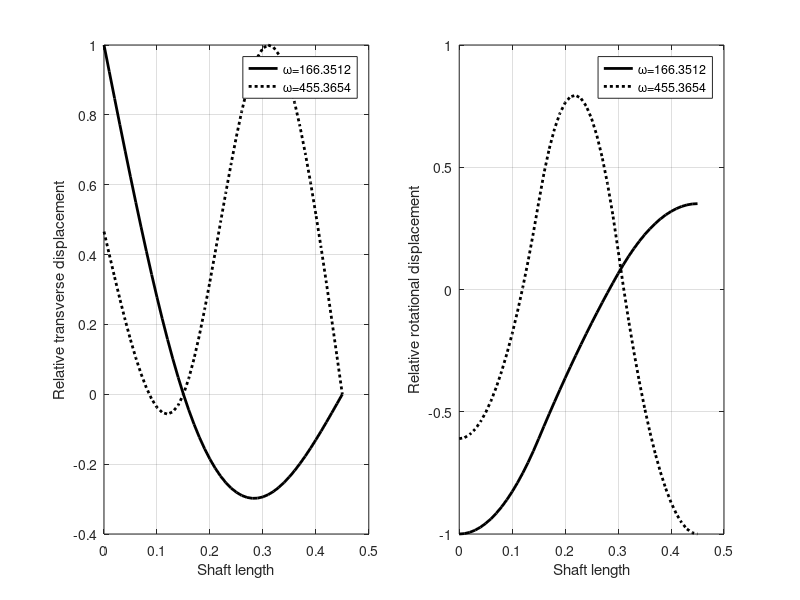

Recreate this plot in MATLAB.
clearvars;
clc;

%% input
E = 2.1e+11;
d = 0.015;        %shaft dia
rho = 0;        %shaft density

md1 = 5; % in kg
Id1 = 0; %md1*D1^2/16; % in kg-m^2

md2 = 8;
Id2 = 0;

mass = [1,   md1,   Id1;
        3,   md2,   Id2];  %1st column node 2nd colum mass 3rd column Id

nele = 3;
connect = [1, 1, 2;
           2, 2, 3;
           3, 3, 4];   % First Column is element number
                  % Second & Third Column are Nodes (in sequence)
coord = [1, 0;       % first column node second column x coodinate
         2, 0.15;
         3, 0.30;
         4, 0.45];
       

bc_data = [2, 1;     % First Column is Node number
           4, 1];     % Second column is prescribed local dof
                    % dof 1 for v and 2 for phi

% Mass an stifness matrix

M = zeros(2*(nele+1));
K = zeros(2*(nele+1));

for i= 1:nele
    nd1 = connect(i,2);
    nd2 = connect(i,3);
    x1  = coord(nd1,2);
    x2  = coord(nd2,2);
    l = x2-x1;
    A=pi*d^2/4;
    m(:,:,i) = rho*A*l/420*[156     22*l    54      -13*l;
                            22*l    4*l^2   13*l    -3*l^2;
                            54      13*l    156     -22*l;
                            -13*l   -3*l^2  -22*l   4*l^2];
    if size(mass)>0                    
    if any(mass(:,1)==nd1)      %checking for disc at left node of element
        ii = find(mass(:,1)==nd1);
        m(1,1,i) = m(1,1,i) + mass(ii,2);
        m(2,2,i) = m(2,2,i) + mass(ii,3);
    end
    if i==nele                  % checking for disc at right side of last element
        if any(mass(:,1)==nd2)
            ii = find(mass(:,1)==nd2);
            m(3,3,i) = m(3,3,i) + mass(ii,2);
            m(4,4,i) = m(4,4,i) + mass(ii,3);
        end
    end
    end
       
    I =pi*d^4/64;
   
    k(:,:,i) = E*I/l^3 *[12     6*l     -12     6*l;
                         6*l    4*l^2   -6*l    2*l^2;
                         -12    -6*l    12      -6*l;
                         6*l    2*l^2   -6*l    4*l^2];
                     
    %Assembly
   
    vec = [2*nd1-1, 2*nd1, 2*nd2-1, 2*nd2];
    M(vec,vec) = M(vec,vec)+ m(:,:,i);
    K(vec,vec) = K(vec,vec)+ k(:,:,i);
end

% imposition of boundary condition
supp_dof = [];      % dof to be suppressed.
for i = 1:size(bc_data,1)
    nd = bc_data(i,1);
    dof = bc_data(i,2);
    Gdof = 2*(nd-1)+dof;        %finding the global DOF of given BC
    supp_dof = [supp_dof , Gdof];
end

supp_dof = sort(supp_dof);


% Reducing Global matrix (Imposition of Boundary condition)
% ---------------------------------------------------------
K_red = K;
M_red = M;
for i = 1:size(supp_dof,2)
    dof = supp_dof(i);  %Getting the Global DOF of Given BC
    if (dof == 1)       %Loop for reducing global matrix
        K_red = K_red(dof+1:end, dof+1:end);
        M_red = M_red(dof+1:end, dof+1:end);
    elseif (dof == 2*(nele+1))
            K_red = K_red(1:dof-1, 1:dof-1);
            M_red = M_red(1:dof-1, 1:dof-1);
    else
        K_red = K_red([1:dof-1, dof+1:end],[1:dof-1, dof+1:end]);
        M_red = M_red([1:dof-1, dof+1:end],[1:dof-1, dof+1:end]);
    end
    if (i~=size(supp_dof,2))    %for considering the already reduced steps
        supp_dof(i+1:end) = supp_dof(i+1:end)-1;
    end
end

D = K_red\M_red;
[eig_vec,eig_val] = eig(D);
mode = [];
wnf=[];
for i=1:size(eig_val,2)
    if eig_val(i,i)~=0
        wnf = [wnf,sqrt(1/eig_val(i,i))];
        mode = [mode, eig_vec(:,i)];%/max(abs(eig_vec(:,i)))];
    end
end

for i =1:length(wnf)-1      %arranging in asceending order
    if wnf(i)>wnf(i+1)
        temp_wnf = wnf(i);
        wnf(i) = wnf(i+1);
        wnf(i+1) = temp_wnf;
        temp_mode(:,1) = mode(:,i);
        mode(:,i) = mode(:,i+1);
        mode(:,i+1) = temp_mode(:,1);
    end
end
wnf
% updating boundary condition

for i = 1:size(bc_data,1)
    nd = bc_data(i,1);
    dof = bc_data(i,2);
    Gdof = 2*(nd-1)+dof;    %Finding global DOF
    if Gdof ==1
        mode = [zeros(1,size(mode,2));mode];
    else
        mode = [mode((1:Gdof-1),:);zeros(1,size(mode,2));mode((Gdof:end),:)];
    end
end

% Post processing


for i =1:length(wnf)
    x = [];
    v=[];
    phi=[];
    for ii= 1:nele
        nd1 = connect(ii,2);
        nd2 = connect(ii,3);
        x1  = coord(nd1,2);
        x2  = coord(nd2,2);
        l = x2-x1;
        x_n =x1:(x2-x1)/15:x2;
        v_n=[];
        phi_n=[];
        eta = mode(2*nd1-1:2*nd2,i);
        for j =1:length(x_n)
            z = x_n(j)-x1;
            N(1) = 1-(3*z^2/l^2)+(2*z^3/l^3);
            N(2) = z-(2*z^2/l)+(z^3/l^2);
            N(3) = (3*z^2/l^2)-(2*z^3/l^3);          
            N(4) = -(z^2/l)+(z^3/l^2);
            v_n(j) = N*eta;
            dN(1) = (-6*z/l^2)+(6*z^2/l^3);
            dN(2) = 1-(4*z/l)+(3*z^2/l^2);
            dN(3) = (6*z/l^2)-(6*z^2/l^3);
            dN(4) = (-2*z/l)+(3*z^2/l^2);
            phi_n(j) = dN*eta;
        end
        x = [x,x_n];
        v = [v,v_n];
        phi = [phi,phi_n];
    end
    V(:,i) = v'/max(abs(v));
    phi_x(:,i)  = phi'/max(abs(phi));

end

% ploting mode shape upto 4th mode

h = figure(1);
set(gcf, 'Position', get(0,'Screensize'));
subplot(1,2,1)

if(size(V,2) < 4)
    nmode = size(V,2);
else
    nmode = 4;
end


for i = 1:nmode
    if(i ==1)
        plot(x,V(:,i), '-k', 'LineWidth', 2, 'DisplayName',['\omega=',num2str(wnf(i))]);
    elseif (i ==2)
         plot(x,V(:,i), ':k', 'LineWidth', 2, 'DisplayName',['\omega=',num2str(wnf(i))]);
    elseif (i ==3)
         plot(x,V(:,i),'-.k', 'LineWidth', 2, 'DisplayName',['\omega=',num2str(wnf(i))]);
    elseif (i ==4)
         plot(x,V(:,i), '--k', 'LineWidth', 2, 'DisplayName',['\omega=',num2str(wnf(i))]);
    else
         plot(x,V(:,i), 'DisplayName',['\omega=',num2str(wnf(i))]);
    end
         
         
    hold on;
end
grid on;
%title ('Relative Transverse displacement with shaft length','fontsize',16);
ylabel('Relative transverse displacement');
xlabel('Shaft length');
legend('show');
hold on
subplot(1,2,2)
for i = 1:nmode
    if (i == 1)
        plot(x,phi_x(:,i), '-k' , 'LineWidth', 2,'DisplayName',['\omega=',num2str(wnf(i))]);
    elseif (i == 2)
        plot(x,phi_x(:,i), ':k' , 'LineWidth', 2,'DisplayName',['\omega=',num2str(wnf(i))]);
    elseif (i == 3)
        plot(x,phi_x(:,i), '-.k' , 'LineWidth', 2,'DisplayName',['\omega=',num2str(wnf(i))]);
    elseif (i == 2)
        plot(x,phi_x(:,i), '--k' , 'LineWidth', 2,'DisplayName',['\omega=',num2str(wnf(i))]);
    else
        plot(x,phi_x(:,i), ':k' , 'LineWidth', 2,'DisplayName',['\omega=',num2str(wnf(i))]);
    end
        hold on;
end
grid on;
%title ('Relative Rotational displacement with shaft legth','fontsize',16);
ylabel('Relative rotational displacement');
xlabel('Shaft length');
legend('show');
hold on
saveas(h,'Ch8_Q14_FEM','png');

% print solution
fid = fopen('Ch8_Q14_FEM.txt','w');
fprintf(fid,'Transverse Vibration - FEM\n\n');
fprintf(fid,'Number of Elements = %d\n',nele);
fprintf(fid,'Density of Shaft = %d\n',rho);

if(nele <= 6)
for i=1:nele
    fprintf(fid,'Element-%d\n',i);
    fprintf(fid,'----------\n\n');
    fprintf(fid,'Mass Matrix [M]%d\n',i);
    for ii = 1:4
        for jj=1:4
            fprintf(fid,'%.2f\t',m(ii,jj,i));
        end
        fprintf(fid,'\n');
    end
    fprintf(fid,'\n');
    fprintf(fid,'Stiffness matrix [K]%d\n',i);
    for ii = 1:4
        for jj=1:4
            fprintf(fid,'%.2f\t',k(ii,jj,i));
        end
        fprintf(fid,'\n');
    end
    fprintf(fid,'\n');
end
fprintf(fid,'Global Mass matrix [M]\n');
for ii = 1:2*(nele+1)
    for jj=1:2*(nele+1)
        fprintf(fid,'%.2e\t',M(ii,jj));
    end
    fprintf(fid,'\n');
end
fprintf(fid,'\n');
fprintf(fid,'Global Stiffness matrix [K]\n');
for ii = 1:2*(nele+1)
    for jj=1:2*(nele+1)
        fprintf(fid,'%.2e\t',K(ii,jj));
    end
    fprintf(fid,'\n');
end
fprintf(fid,'\n');
fprintf(fid,'Global Mass matrix after applying boundary condition [M]\n');
for ii = 1:size(M_red,1)
    for jj=1:size(M_red,2)
        fprintf(fid,'%.2e\t',M_red(ii,jj));
    end
    fprintf(fid,'\n');
end
fprintf(fid,'\n');
fprintf(fid,'Global Stiffness matrix after applying boundary condition [K]\n');
for ii = 1:size(K_red,1)
    for jj=1:size(K_red,2)
        fprintf(fid,'%.2e\t',K_red(ii,jj));
    end
    fprintf(fid,'\n');
end
fprintf(fid,'\n');
fprintf(fid,'A = [K]^-1 [M]\n');
for ii = 1:size(K_red,1)
    for jj=1:size(K_red,2)
        fprintf(fid,'%.2e\t',D(ii,jj));
    end
    fprintf(fid,'\n');
end
fprintf(fid,'\n');
fprintf(fid,'Natural frequencies\n');
fprintf(fid,'%.2f\n',wnf);
fprintf(fid,'Relative transverse displacement at each node\n');
for ii= 1:2:size(mode,1)
    for jj = 1:length(wnf)
        fprintf(fid,'%.4f\t',mode(ii,jj));
    end
    fprintf(fid,'\n');
end
fprintf(fid,'Relative Rotational displacement at each node\n');
for ii= 2:2:size(mode,1)
    for jj = 1:length(wnf)
        fprintf(fid,'%.4f\t',mode(ii,jj));
    end
    fprintf(fid,'\n');
end
end
fclose(fid);